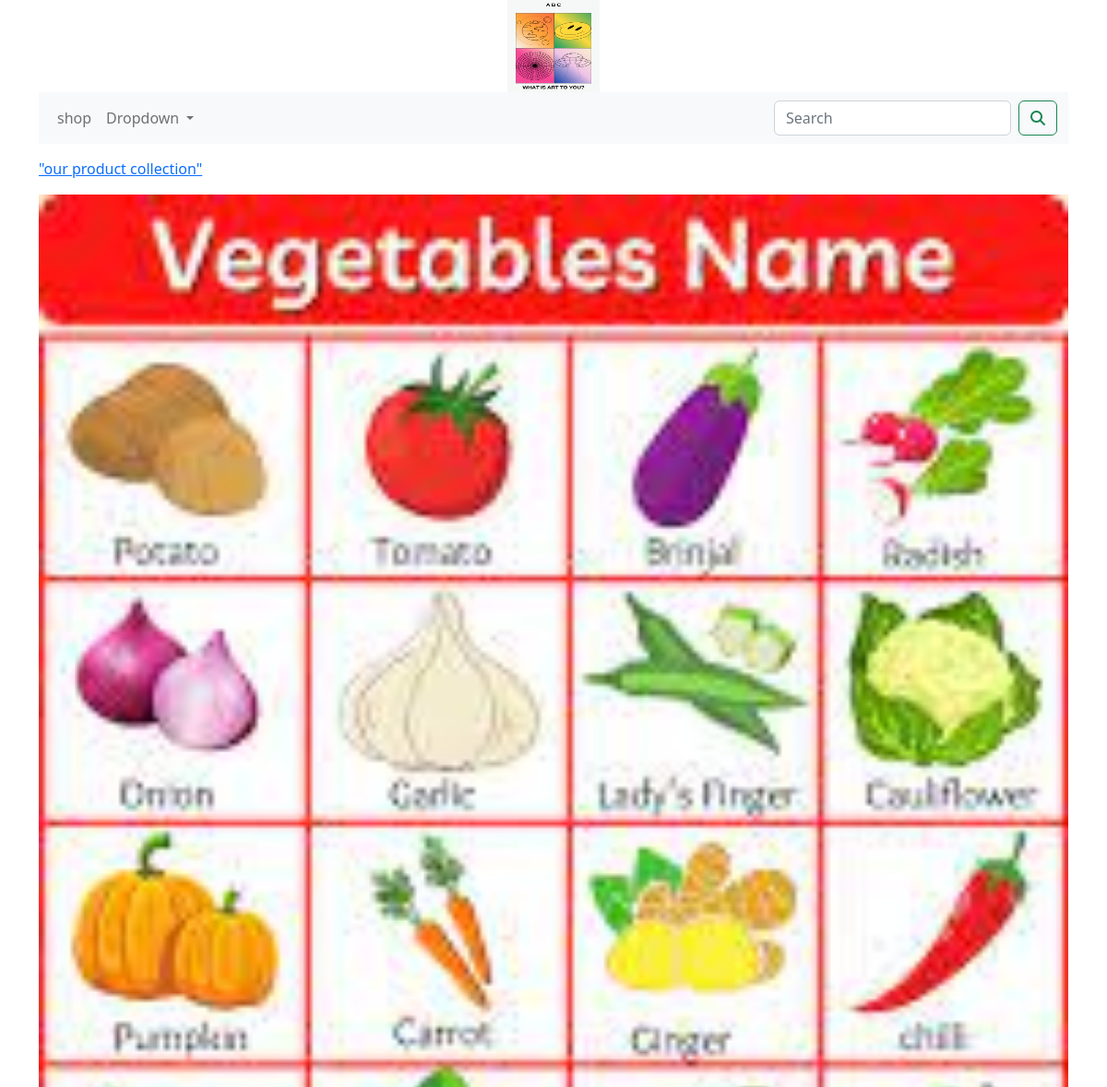
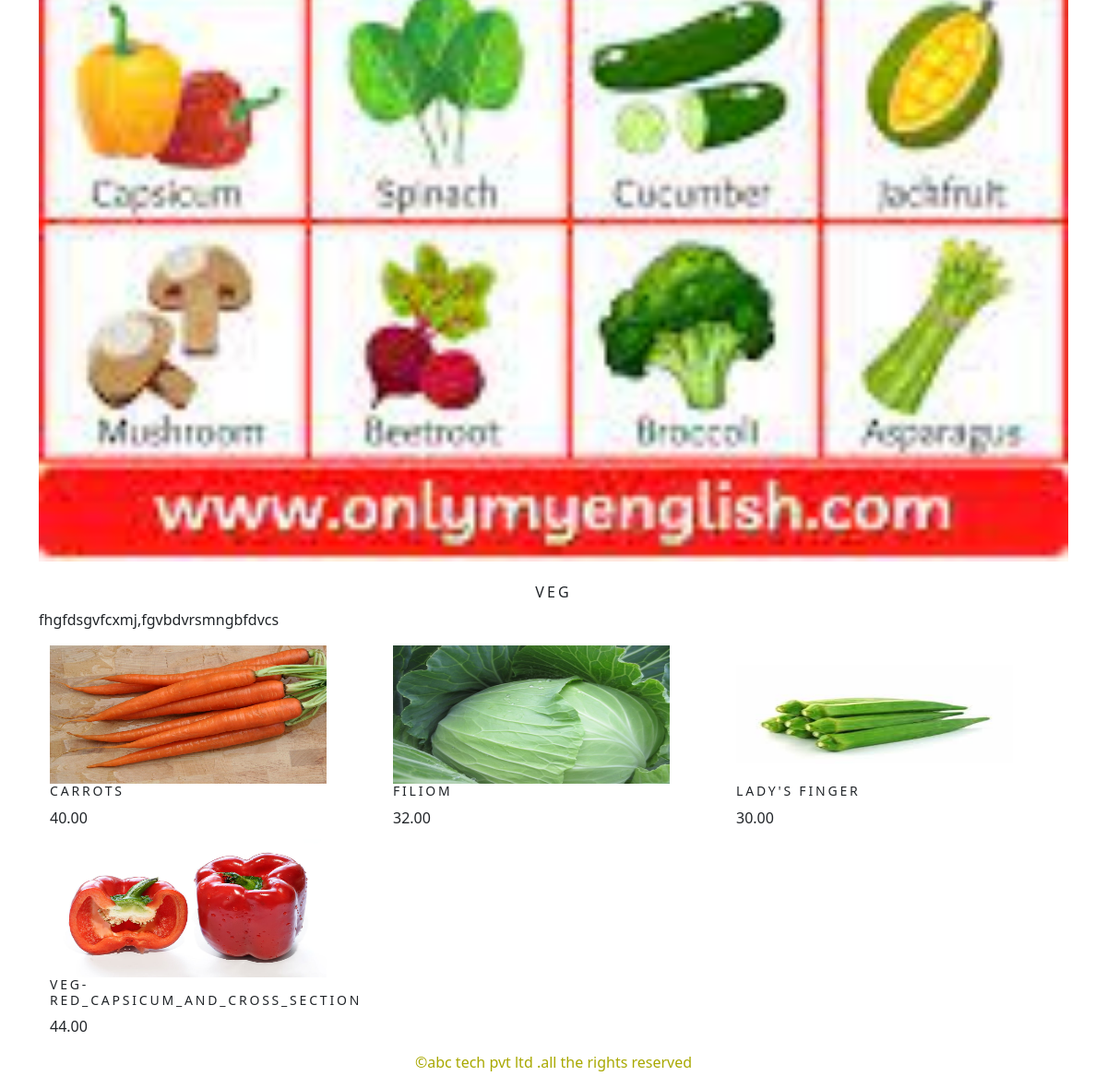
/shop/veg/, run on the app's committed database (2 pictures, top to bottom).
### shop/models.py (models this page shows, shortened)
class  Category(models.Model):
    name=models.CharField(max_length=250,unique=True)
    slug=models.SlugField(max_length=250,unique=True)
    description=models.TextField(blank=True)
    image=models.ImageField(upload_to='category',blank=True)
    class Meta:
        ordering=('name',)
        verbose_name='category'
        verbose_name_plural='categories'
    def get_url(self):
        return reverse('shop:product_by_category',args=[self.slug])

class Product(models.Model):
    name=models.CharField(max_length=250,unique=True)
    slug=models.SlugField(max_length=250,unique=True)
    description=models.TextField(blank=True)
    price=models.DecimalField(max_digits=10,decimal_places=2)
    category=models.ForeignKey(Category,on_delete=models.CASCADE)
    image=models.ImageField(upload_to='product',blank=True)
    stock=models.IntegerField()
    available=models.BooleanField(default=True)
    created=models.DateTimeField(auto_now_add=True)
    updated=models.DateTimeField(auto_now=True)
    def get_url(self):
        return reverse('shop:prodcatdetail',args=[self.category.slug,self.slug])
    class Meta:
        ordering = ('name',)
        verbose_name = 'product'
        verbose_name_plural = 'products'

### shop/views.py (the view)
# urls.py: path('',views.allprodcat,name='allprodcat'),
def allprodcat(request,c_slug=None):
    c_page = None
    products_list=None
    if c_slug!= None:
        c_page = get_object_or_404(Category, slug=c_slug)
        products_list= Product.objects.all().filter(category=c_page, available=True)
    else:
        products_list=Product.objects.all().filter(available=True)
    paginator=Paginator(products_list,6)
    try:
        page=int(request.GET.get('page','1'))
    except:
        page=1
    try:
        products=paginator.page(page)
    except (EmptyPage,InvalidPage):
        products=paginator.page(paginator.num_pages)
    return render(request,"category.html",{'category':c_page,'products':products})

### cart/context_processors.py (called while the page is built)
def counter(request):
    item_count=0
    if 'admin' in request.path:
        return {}
    else:
        try:
            cart=Cart.objects.filter(cart_id=_cart_id(request))
            car_items=CartItem.objects.all().filter(cart=cart[:1])
            for cart_item in car_items:
                item_count += cart_item.quantity
        except Cart.DoesNotExist:
            item_count =0
    return dict(item_count=item_count)

### cart/views.py (called while the page is built)
def _cart_id(request):
    cart=request.session.session_key
    if not cart:
        cart=request.session.create()
    return cart

### shop/context_processors.py (called while the page is built)
def menu_links(request):
    links=Category.objects.all()
    return dict(links=links)

### template/category.html (shortened to what this page needs)
{% extends 'base.html' %}
{% load static %}
{% block content %}
{% if category %}
    <div>
        <div class="row my_row_class">
            <div class="mx-auto">
            <p><a href="{% url 'shop:allprodcat' %}">"our product collection"</a></p>
        </div>
            </div>
    </div>
      {% endif %}
<div class="mx-auto">
    {% if category %}
    <img class="my_image" src="{{ category.image.url }} "  alt="{{category.name}} ">
</div>
<br>
<div>
        <h1 class="text-center my_title">{{category.name}}</h1>
        <p class="text-justify">{{category.description}}</p>
</div>
    {% endif %}
<div class="container">
    <div class="row mx_auto">
        {% for product in products.object_list %}
        <div class="my_bottam_margin col-9 col-sm-12  col-md-4 xol-lg-4">
            <div class="card-text-center" style="width:200px;height:250px;">
                <a href="{{product.get_url}}"><img class="card-img-top my_image" style="width:300px;height:150px;"src="{{product.image.url}}"  alt="{{product.name}}"></a>
                <div class="card-body">
                    <h2>{{product.name}}</h2>
                    <p>{{product.price}}</p>
                </div>
            </div>
        </div>
        {% endfor %}
    </div>
</div>
{% endblock %}

### static/css/custom.css (style rules this page uses)
body { font-family: 'Roboto', sans-serif; }
.my_row_class { padding-top :15px; }
.my_image { height:auto; width: 100%; }
.my_title { font-size:16px; text-transform:uppercase; letter-spacing:.2em; }
.my_bottam_margin { margin-bottom:10px; width:200px; height:200px; }

### data on the page
Category: image (picture), name "VEG", description "fhgfdsgvfcxmj,fgvbdvrsmngbfdvcs"
Product: image (picture), name "CARROTS", price "40.00"
Product: image (picture), name "FILIOM", price "32.00"
Product: image (picture), name "LADY'S FINGER", price "30.00"
Product: image (picture), name "VEG-RED_CAPSICUM_AND_CROSS_SECTION", price "44.00"
